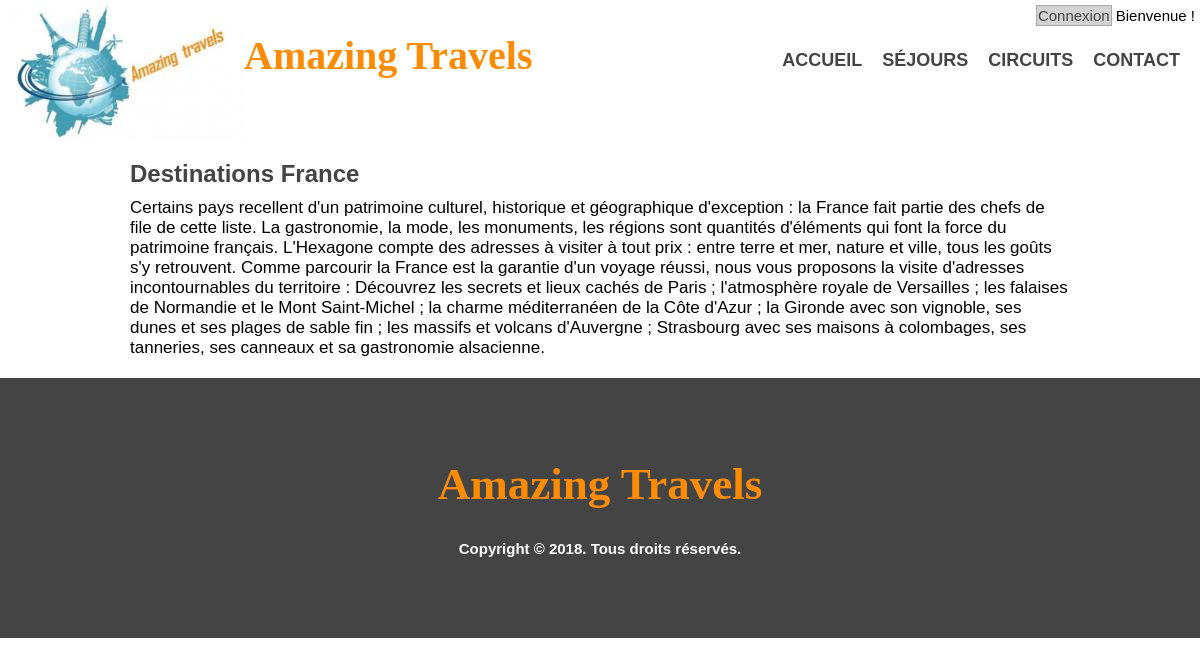
Screenshot of /sejour_france.php with the database file from the repository.
### tables this page shows
CREATE TABLE `article` (
  `id` int(4) NOT NULL,
  `category` int(3) NOT NULL,
  `content` text NOT NULL,
  `image` varchar(255) NOT NULL,
  `title` varchar(100) NOT NULL,
  `description` varchar(300) NOT NULL,
  `last_author` int(4) NOT NULL,
  `last_date` datetime NOT NULL DEFAULT CURRENT_TIMESTAMP
);

### sejour_france.php (the view, shortened to what this page needs)
<!DOCTYPE html>
<html>
    <head>
        <link rel="stylesheet" href="css/style.css" type="text/css">
    </head>
    <body>
    <?php include ('menu.php');
        $db = Database::connect();
        $data = $db->query("
        SELECT article.*, category.* FROM article, category WHERE article.category = category.id AND article.title='Destinations France'
        ");
        $element = $data->fetch();
        ?>
    <article class='articles'>
        <section>
            <div class='wrapper'>
                 <h3><?php echo $element['title']; ?></h3>
                <p>
                    <?php echo $element['content']; ?>
                </p>
            </div>
        </section>
    </article>
    <?php include ('footer.php'); ?>
    </body>
</html>

### css/style.css (style rules this page uses)
* { margin:0px ; padding:0px ; }
body, html { height:100%; }
body { font-family:sans-serif,arial; font-size: 15px; }
h3 { color:#444; font-size: 24px; }
.wrapper { width:940px; margin:0 auto; padding:0 10px; }
.articles { margin:10px 0px; padding:10px; font-size:17px; }
.articles h3 { margin-bottom:10px; }

### rows the page displays
article: title "Destinations France", content "Certains pays recellent d'un patrimoine culturel, historique et géographique d'exception : la France fait partie des chefs de file de cette liste. La gastronomie, la mode, les monuments, les régions sont quantités d'éléments qui font la force du patrimoine français. L'Hexagone compte des adresses à visiter à tout prix : entre terre et mer, nature et ville, tous les goûts s'y retrouvent. Comme parcourir la France est la garantie d'un voyage réussi, nous vous proposons la visite d'adresses incontournables du territoire : Découvrez les secrets et lieux cachés de Paris ; l'atmosphère royale de Versailles ; les falaises de Normandie et le Mont Saint-Michel ; la charme méditerranéen de la Côte…"
